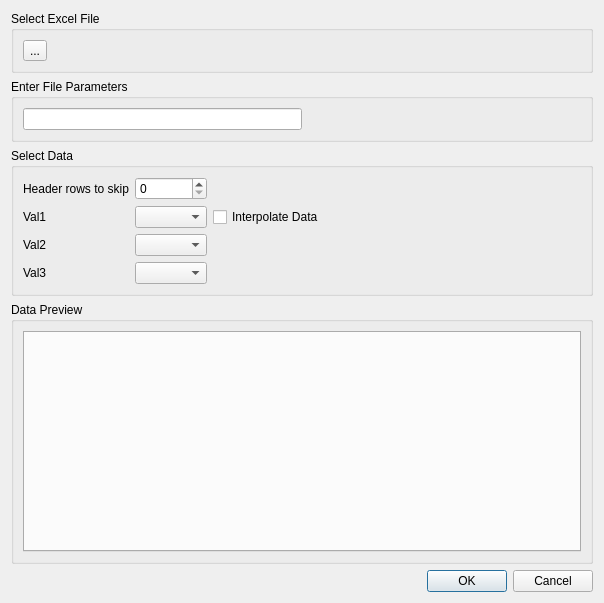
<?xml version="1.0" encoding="UTF-8"?>
<ui version="4.0">
 <class>Dialog</class>
 <widget class="QDialog" name="Dialog">
  <property name="geometry">
   <rect>
    <x>0</x>
    <y>0</y>
    <width>604</width>
    <height>603</height>
   </rect>
  </property>
  <property name="acceptDrops">
   <bool>true</bool>
  </property>
  <property name="windowTitle">
   <string>Import Data From Excel</string>
  </property>
  <layout class="QVBoxLayout" name="verticalLayout">
   <item>
    <widget class="QGroupBox" name="groupBox_4">
     <property name="font">
      <font>
       <bold>false</bold>
      </font>
     </property>
     <property name="title">
      <string>Select Excel File</string>
     </property>
     <layout class="QVBoxLayout" name="verticalLayout_3">
      <item>
       <layout class="QGridLayout" name="gridLayout_2">
        <item row="1" column="1">
         <widget class="QLabel" name="selected_file_label">
          <property name="text">
           <string/>
          </property>
         </widget>
        </item>
        <item row="1" column="0">
         <widget class="QToolButton" name="select_file_tb">
          <property name="text">
           <string>...</string>
          </property>
         </widget>
        </item>
       </layout>
      </item>
     </layout>
    </widget>
   </item>
   <item>
    <widget class="QGroupBox" name="groupBox_2">
     <property name="title">
      <string>Enter File Parameters</string>
     </property>
     <layout class="QVBoxLayout" name="verticalLayout_4">
      <item>
       <layout class="QGridLayout" name="file_param_grid">
        <item row="0" column="0">
         <widget class="QLineEdit" name="file_param_txt"/>
        </item>
        <item row="0" column="1">
         <spacer name="horizontalSpacer_2">
          <property name="orientation">
           <enum>Qt::Horizontal</enum>
          </property>
          <property name="sizeHint" stdset="0">
           <size>
            <width>40</width>
            <height>20</height>
           </size>
          </property>
         </spacer>
        </item>
       </layout>
      </item>
     </layout>
    </widget>
   </item>
   <item>
    <widget class="QGroupBox" name="groupBox">
     <property name="title">
      <string>Select Data</string>
     </property>
     <layout class="QVBoxLayout" name="verticalLayout_2">
      <item>
       <layout class="QGridLayout" name="select_cols_layout">
        <item row="1" column="0">
         <widget class="QLabel" name="label">
          <property name="text">
           <string>Header rows to skip</string>
          </property>
         </widget>
        </item>
        <item row="3" column="0">
         <widget class="QLabel" name="col2">
          <property name="text">
           <string>Val2</string>
          </property>
         </widget>
        </item>
        <item row="2" column="0">
         <widget class="QLabel" name="col1">
          <property name="text">
           <string>Val1</string>
          </property>
         </widget>
        </item>
        <item row="1" column="1">
         <widget class="QSpinBox" name="skip_sb"/>
        </item>
        <item row="2" column="1">
         <widget class="QComboBox" name="col1_cb"/>
        </item>
        <item row="4" column="0">
         <widget class="QLabel" name="col3">
          <property name="text">
           <string>Val3</string>
          </property>
         </widget>
        </item>
        <item row="3" column="1">
         <widget class="QComboBox" name="col2_cb"/>
        </item>
        <item row="4" column="1">
         <widget class="QComboBox" name="col3_cb"/>
        </item>
        <item row="1" column="2">
         <spacer name="horizontalSpacer">
          <property name="orientation">
           <enum>Qt::Horizontal</enum>
          </property>
          <property name="sizeHint" stdset="0">
           <size>
            <width>40</width>
            <height>20</height>
           </size>
          </property>
         </spacer>
        </item>
        <item row="2" column="2">
         <widget class="QCheckBox" name="cbInterpolate">
          <property name="toolTip">
           <string>&lt;html&gt;&lt;head/&gt;&lt;body&gt;&lt;p&gt;If ncol&amp;gt;2 and columns 2 and 3 don't share the same x values, the data is interpolated&lt;/p&gt;&lt;/body&gt;&lt;/html&gt;</string>
          </property>
          <property name="text">
           <string>Interpolate Data</string>
          </property>
         </widget>
        </item>
       </layout>
      </item>
     </layout>
    </widget>
   </item>
   <item>
    <widget class="QGroupBox" name="groupBox_3">
     <property name="title">
      <string>Data Preview</string>
     </property>
     <layout class="QVBoxLayout" name="verticalLayout_5">
      <item>
       <widget class="QTabWidget" name="qtabs">
        <property name="currentIndex">
         <number>-1</number>
        </property>
       </widget>
      </item>
     </layout>
    </widget>
   </item>
   <item>
    <widget class="QDialogButtonBox" name="buttonBox">
     <property name="orientation">
      <enum>Qt::Horizontal</enum>
     </property>
     <property name="standardButtons">
      <set>QDialogButtonBox::Cancel|QDialogButtonBox::Ok</set>
     </property>
    </widget>
   </item>
  </layout>
 </widget>
 <resources/>
 <connections>
  <connection>
   <sender>buttonBox</sender>
   <signal>accepted()</signal>
   <receiver>Dialog</receiver>
   <slot>accept()</slot>
   <hints>
    <hint type="sourcelabel">
     <x>248</x>
     <y>254</y>
    </hint>
    <hint type="destinationlabel">
     <x>157</x>
     <y>274</y>
    </hint>
   </hints>
  </connection>
  <connection>
   <sender>buttonBox</sender>
   <signal>rejected()</signal>
   <receiver>Dialog</receiver>
   <slot>reject()</slot>
   <hints>
    <hint type="sourcelabel">
     <x>316</x>
     <y>260</y>
    </hint>
    <hint type="destinationlabel">
     <x>286</x>
     <y>274</y>
    </hint>
   </hints>
  </connection>
 </connections>
</ui>
